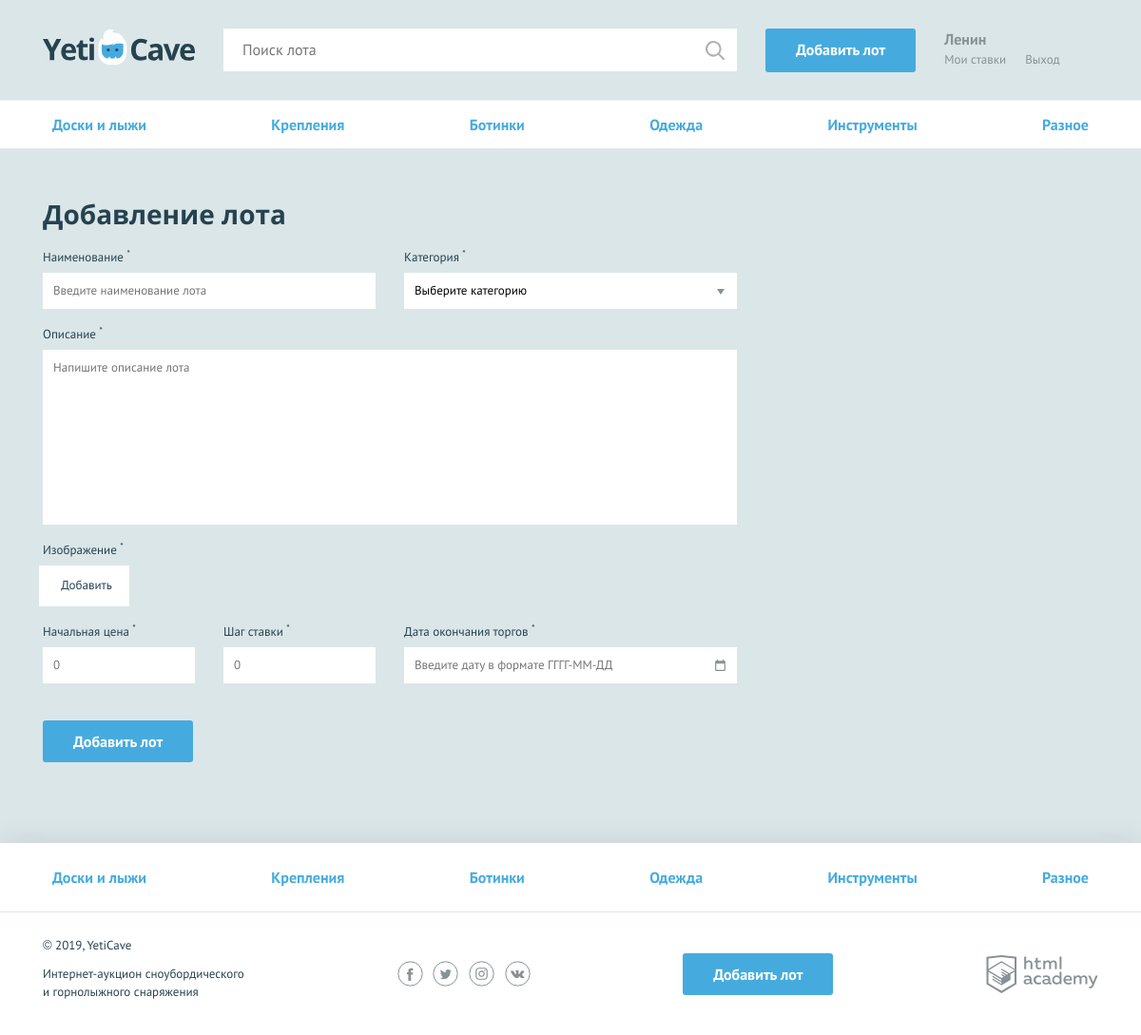
/add.php (signed in), run on the app's committed database.
### tables this page shows
CREATE TABLE categories (
  id INT UNSIGNED AUTO_INCREMENT PRIMARY KEY,
  name VARCHAR(128) NOT NULL UNIQUE,
  code VARCHAR(128) NOT NULL UNIQUE
);

### helpers.php (called while the page is built, shortened)
<?php
function include_template($name, array $data = []) {
    $name = 'templates/' . $name;
    extract($data);
    require $name;
    $result = ob_get_clean();
    return $result;
}
function handle_query(mysqli $connect, string $sql) {
    $result = mysqli_query($connect, $sql);
    return $result;
}
function getPostVal(string $name) {
    return filter_input(INPUT_POST, $name);
}
function getCategories(mysqli $connect) {
    $sql_get_categories = 'SELECT * FROM categories;';
    $result_categories = handle_query($connect, $sql_get_categories);
    return mysqli_fetch_all($result_categories, MYSQLI_ASSOC);
}

### templates/add.php (the view, shortened to what this page needs)
<main>
    <?= $categories_content; ?>
    <form class="form form--add-lot container <?= isset($errors) ? 'form--invalid' : ''; ?>" action="add.php" method="post" enctype="multipart/form-data">
      <h2>Добавление лота</h2>
      <div class="form__container-two">
        <div class="form__item <?= isset($errors['lot-name']) ? 'form__item--invalid' : ''; ?>">
            <label for="lot-name">Наименование <sup>*</sup></label>
            <input id="lot-name" type="text" name="lot-name" placeholder="Введите наименование лота" value="<?= htmlspecialchars(getPostVal('lot-name', ENT_QUOTES)) ?? ''; ?>">
        </div>
        <div class="form__item <?= isset($errors['category']) ? 'form__item--invalid' : ''; ?>">
            <label for="category">Категория <sup>*</sup></label>
            <select id="category" name="category">
                <option>Выберите категорию</option>
            </select>
        </div>
    </div>
    <div class="form__item form__item--wide <?= isset($errors['message']) ? 'form__item--invalid' : ''; ?>">
        <label for="message">Описание <sup>*</sup></label>
        <textarea id="message" name="message" placeholder="Напишите описание лота"><?= htmlspecialchars(getPostVal('message', ENT_QUOTES)) ?? ''; ?></textarea>
    </div>
    <div class="form__item form__item--file <?= isset($errors['lot-img']) ? 'form__item--invalid' : ''; ?>">
        <label>Изображение <sup>*</sup></label>
        <div class="form__input-file">
            <label for="lot-img">
                Добавить
            </label>
        </div>
    </div>
    <div class="form__container-three">
        <div class="form__item form__item--small <?= isset($errors['lot-rate']) ? 'form__item--invalid' : ''; ?>">
            <label for="lot-rate">Начальная цена <sup>*</sup></label>
            <input id="lot-rate" type="text" name="lot-rate" placeholder="0" value="<?= htmlspecialchars(getPostVal('lot-rate', ENT_QUOTES)) ?? ''; ?>">
        </div>
        <div class="form__item form__item--small <?= isset($errors['lot-step']) ? 'form__item--invalid' : ''; ?>">
            <label for="lot-step">Шаг ставки <sup>*</sup></label>
            <input id="lot-step" type="text" name="lot-step" placeholder="0" value="<?= htmlspecialchars(getPostVal('lot-step', ENT_QUOTES)) ?? ''; ?>">
        </div>
        <div class="form__item <?= isset($errors['lot-date']) ? 'form__item--invalid' : ''; ?>">
            <label for="lot-date">Дата окончания торгов <sup>*</sup></label>
            <input class="form__input-date" id="lot-date" type="text" name="lot-date" placeholder="Введите дату в формате ГГГГ-ММ-ДД" value="<?= htmlspecialchars(getPostVal('lot-date', ENT_QUOTES)) ?? ''; ?>">
        </div>
    </div>
    <button type="submit" class="button">Добавить лот</button>
    </form>
</main>

### templates/categories.php
<nav class="nav">
    <ul class="nav__list container">
        <?php foreach ($categories as $category): ?>
        <li class="nav__item">
            <a href="all-lots.html"><?= $category['name'] ?></a>
        </li>
        <?php endforeach; ?>
    </ul>
</nav>

### templates/layout.php (shortened to what this page needs)
<!DOCTYPE html>
<html lang="ru">
<head>
    <link href="../css/normalize.min.css" rel="stylesheet">
    <link href="../css/style.css" rel="stylesheet">
    <link href="../css/flatpickr.min.css" rel="stylesheet">
</head>
<body>
<div class="page-wrapper">
    <header class="main-header">
        <div class="main-header__container container">
            <a class="main-header__logo" href="index.php">
                <img src="../img/logo.svg" width="160" height="39" alt="Логотип компании YetiCave">
            </a>
            <form class="main-header__search" method="get" action="search.php" autocomplete="off">
                <input type="search" name="search" placeholder="Поиск лота">
                <input class="main-header__search-btn" type="submit" name="find" value="Найти">
            </form>
            <a class="main-header__add-lot button" href="add.php">Добавить лот</a>
            <nav class="user-menu">
                <?php if (isset($user)): ?>
                    <div class="user-menu__logged">
                        <p><?= $user['name']; ?></p>
                        <a class="user-menu__bets" href="pages/my-bets.html">Мои ставки</a>
                        <a class="user-menu__logout" href="logout.php">Выход</a>
                    </div>
                <?php endif ?>
            </nav>
        </div>
    </header>
    <?= $content; ?>
</div>
<footer class="main-footer">
    <nav class="nav">
        <ul class="nav__list container">
            <?php foreach ($categories as $category): ?>
            <li class="nav__item">
                <a href="pages/all-lots.html"><?= htmlspecialchars($category['name'], ENT_QUOTES); ?></a>
            </li>
            <?php endforeach; ?>
        </ul>
    </nav>
    <div class="main-footer__bottom container">
        <div class="main-footer__copyright">
            <p>© 2019, YetiCave</p>
            <p>Интернет-аукцион сноубордического и горнолыжного снаряжения</p>
        </div>
        <div class="main-footer__social social">
            <a class="social__link social__link--facebook" href="#">
            </a>
            <a class="social__link social__link--twitter" href="#">
            </a>
            <a class="social__link social__link--instagram" href="#">
            </a>
            <a class="social__link social__link--vkontakte" href="#">
            </a>
        </div>
        <a class="main-footer__add-lot button" href="add.php">Добавить лот</a>
        <div class="main-footer__developed-by">
            <a class="logo-academy" href="https://htmlacademy.ru/intensive/php">
            </a>
        </div>
    </div>
</footer>
</body>
</html>

### data on the page
categories: name "Доски и лыжи"
categories: name "Крепления"
categories: name "Ботинки"
categories: name "Одежда"
categories: name "Инструменты"
categories: name "Разное"

### other printed values
$user['name'] "Ленин"
